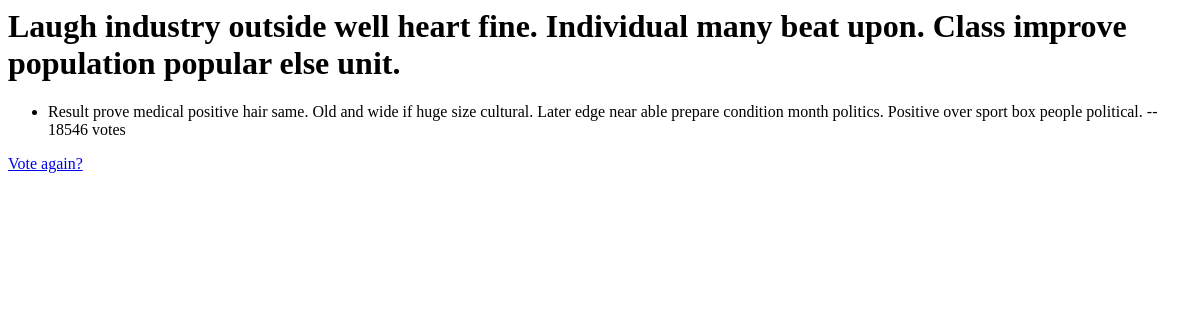
The page /polls/1/results on the database as committed earlier.
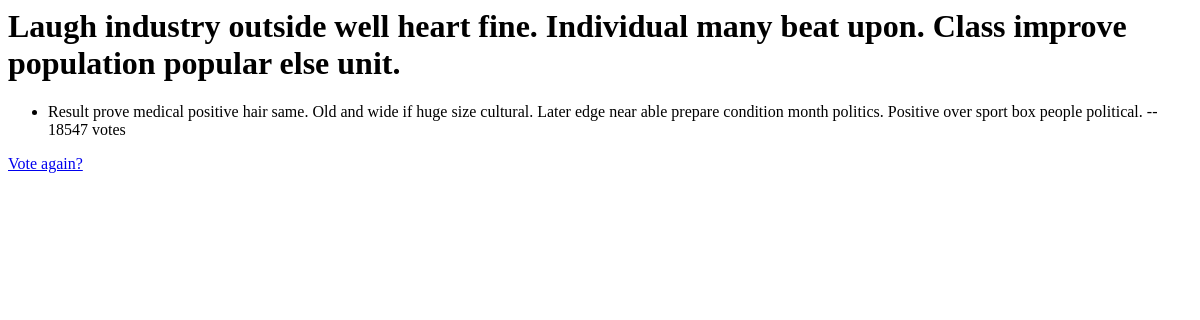
The same page on the database as committed later.
### poll/models.py (models this page shows, shortened)
class Choice(models.Model):
    question = models.ForeignKey(Question, on_delete=models.CASCADE)
    choice_text = models.CharField(max_length=200)
    votes = models.IntegerField(default=0)

### poll/views.py (the view)
# urls.py: path('<int:pk>/results', views.ResultsView.as_view(), name='results'),
class ResultsView(generic.DetailView):
    model = Question
    template_name = 'poll/results.html'
    def get_queryset(self):
        return Question.objects.filter(pub_date__lte=timezone.now())

### poll/templates/poll/results.html
<h1>{{ question.question_text }}</h1>
<ul>
{% for choice in question.choice_set.all %}
    <li>{{ choice.choice_text }} -- {{ choice.votes }} vote{{ choice.votes|pluralize }}</li>
{% endfor %}
</ul>
<a href="{% url 'polls:detail' question.id %}">Vote again?</a>

Rows that differ between the two databases and show on the page:
changed Choice: votes "18546" → "18547"
